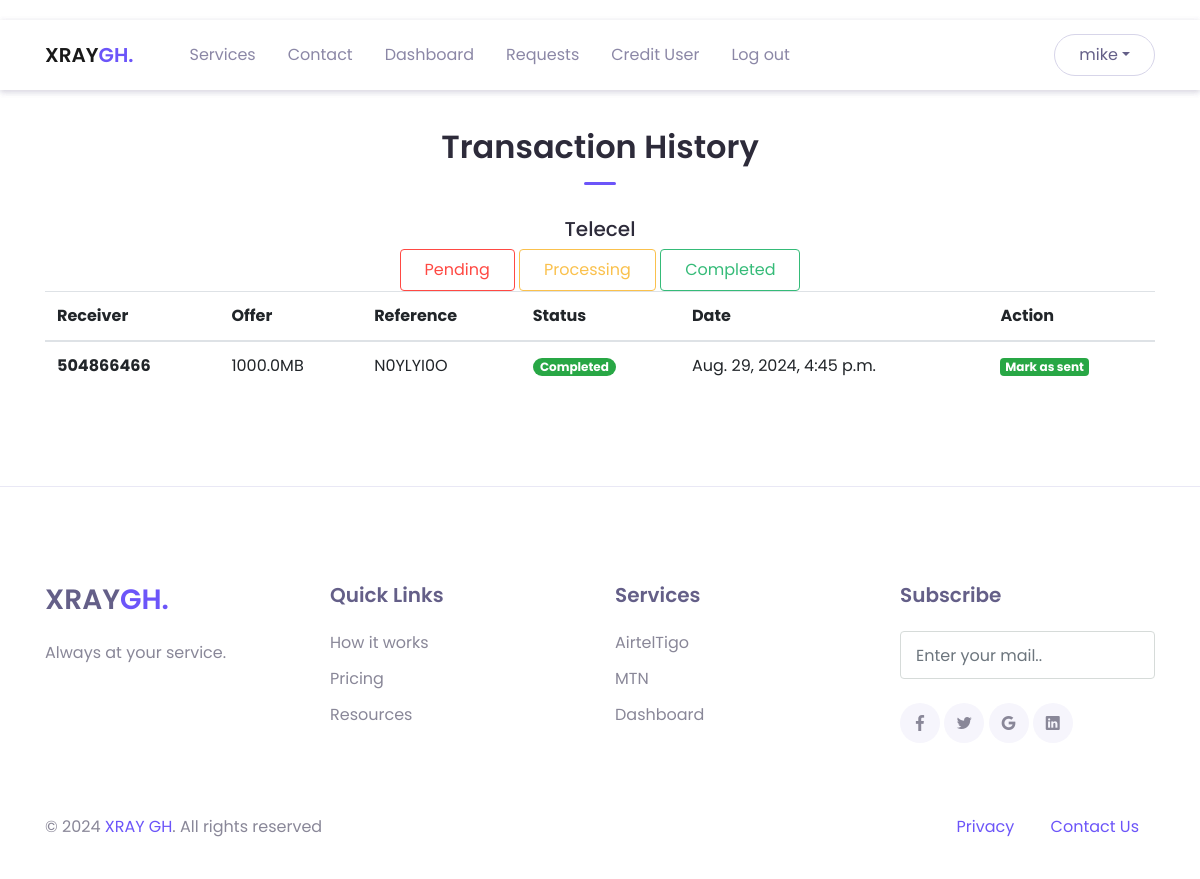
The app's page /voda_admin/Completed (signed in) with its own data.
### intel_app/models.py (models this page shows, shortened)
class CustomUser(AbstractUser):
    first_name = models.CharField(max_length=100, null=False, blank=False)
    last_name = models.CharField(max_length=100, null=False, blank=False)
    username = models.CharField(max_length=100, null=False, blank=False, unique=True)
    email = models.EmailField(max_length=250, null=False, blank=False)
    phone = models.PositiveIntegerField(null=True, blank=True)
    wallet = models.FloatField(null=True, blank=True, default=0.0)
    choices = (
        ("User", "User"),
        ("Agent", "Agent"),
        ("Super Agent", "Super Agent")
    )
    status = models.CharField(max_length=250, null=False, blank=False, choices=choices, default="User")
    password1 = models.CharField(max_length=100, null=False, blank=False)
    password2 = models.CharField(max_length=100, null=False, blank=False)
    def __str__(self):
        return self.username

class VodafoneTransaction(models.Model):
    user = models.ForeignKey(CustomUser, on_delete=models.CASCADE)
    bundle_number = models.BigIntegerField(null=False, blank=False)
    offer = models.CharField(max_length=250, null=False, blank=False)
    reference = models.CharField(max_length=250, null=False, blank=True)
    transaction_date = models.DateTimeField(auto_now_add=True)
    choices = (
        ("Pending", "Pending"),
        ("Completed", "Completed"),
        ("Processing", "Processing"),
        ("Failed", "Failed")
    )
    transaction_status = models.CharField(max_length=100, choices=choices, default="Pending")
    description = models.CharField(max_length=500, null=True, blank=True)

### intel_app/views.py (the view, shortened to what this page needs)
# urls.py: path('voda_admin/<str:status>', views.admin_voda_history, name='voda_admin'),
@login_required(login_url='login')
def admin_voda_history(request, status):
    if request.user.is_staff and request.user.is_superuser:
        all_txns = models.VodafoneTransaction.objects.filter(transaction_status=status).order_by('-transaction_date')[
                   :800]
        context = {'txns': all_txns, 'status': status}
        return render(request, "layouts/services/voda_admin.html", context=context)
    else:
        messages.error(request, "Access Denied")
        return redirect('voda_admin', status=status)

### intel_app/templates/layouts/services/voda_admin.html (shortened to what this page needs)
{% extends 'base.html' %}
  {% block content %}
  {% include 'inc/header.html' %}
  <header>
    {% include 'inc/header.html' %}
  </header>
  <main>
    <div class="page-section mt-5" id="services">
      <div class="container">
            <div class="text-center">
                <h2 class="title-section">Transaction History</h2>
                <div class="divider mx-auto"></div>
                <h5>Telecel</h5>
                <a class="btn btn-outline-danger" href="{% url 'voda_admin' status='Pending' %}">Pending</a>
                <a class="btn btn-outline-warning" href="{% url 'voda_admin' status='Processing' %}">Processing</a>
                <a class="btn btn-outline-success" href="{% url 'voda_admin' status='Completed' %}">Completed</a>
            </div>
            <div class="table-responsive">
                <table id="myTable" class="table">
                    <thead>
                    <tr>
                        <th scope="col">Receiver</th>
                        <th scope="col">Offer</th>
                        <th scope="col">Reference</th>
                        <th scope="col">Status</th>
                        <th scope="col">Date</th>
                        <th scope="col">Action</th>
                    </tr>
                    </thead>
                    <tbody>
                    {% for txn in txns %}
                        <tr>
                            <th scope="row">{{txn.bundle_number}}</th>
                            <td>{{txn.offer}}</td>
                            <td>{{txn.reference}}</td>
                            {% if txn.transaction_status == "Completed" %}
                            <td><span class="badge badge-pill badge-success me-1">{{txn.transaction_status}}</span></td>
                            {% else %}
                            <td><span class="badge badge-pill badge-danger me-1">{{txn.transaction_status}}</span></td>
                            {% endif %}
                            <td>{{txn.transaction_date}}</td>
                            <td><a href="{% url 'voda_mark_as_sent' pk=txn.id %}" class="badge badge-success">Mark as sent</a></td>
                        </tr>
                    {% endfor %}
                    </tbody>
                </table>
            </div>
      </div>
  </div>
  </main>
  {% include 'inc/footer.html' %}
{% endblock %}

### intel_app/templates/inc/header.html (shortened to what this page needs)
  <nav class="navbar navbar-expand-lg navbar-light navbar-float">
    <div class="container">
      <a href="{% url 'home' %}" class="navbar-brand">XRAY<span class="text-primary">GH.</span></a>
      <div class="navbar-collapse collapse" id="navbarContent">
        <ul class="navbar-nav ml-lg-4 pt-3 pt-lg-0">
          <li class="nav-item">
            <a href="{% url 'services' %}" class="nav-link">Services</a>
          </li>
          <li class="nav-item">
            <a href="mailto:xraycustomercare@gmail.com" class="nav-link">Contact</a>
          </li>
          {% if request.user.is_authenticated %}
          <li class="nav-item">
            <a href="{% url 'history' %}" class="nav-link">Dashboard</a>
          </li>
          {% if request.user.is_superuser %}
          <li class="nav-item">
            <a href="{% url 'topup_list' %}" class="nav-link">Requests</a>
          </li>
          <li class="nav-item">
            <a href="{% url 'credit_user' %}" class="nav-link">Credit User</a>
          </li>
          {% endif %}
          <li class="nav-item">
            <a href="{% url 'logout' %}" class="nav-link">Log out</a>
          </li>
          {% endif %}
        </ul>
        {% if request.user.is_authenticated %}
        <div class="ml-auto">
          <div class="dropdown">
          <button href="#" class="btn btn-outline rounded-pill dropdown-toggle" data-toggle="dropdown" aria-expanded="false">{{request.user}}</button>
          </div>
        </div>
        {% endif %}
      </div>
    </div>
  </nav>

### intel_app/static/assets/css/theme.css (style rules this page uses)
:root { --primary: #6C55F9; --accent: #FF3D85; --secondary: #645F88; --success: #35bb78; --info: #05B4E1; --warning: #FAC14D; --danger: #FF4943; --grey: #B4B2C5; --dark: #2D2B3A; --light: #F6F5FC; }
body { font-family: "Poppins", sans-serif; line-height: 1.5; color: #2D2B3A; }
a { color: #6C55F9; text-decoration: none; background-color: transparent; }
.text-primary { color: #6C55F9 !important; }
.btn { transition: all .2s ease; }
.btn-outline { border-color: #D7D5E9; color: #645F88; }
.btn-outline-success { color: #35bb78; border-color: #35bb78; }
.btn-outline-warning { color: #FAC14D; border-color: #FAC14D; }
.btn-outline-danger { color: #FF4943; border-color: #FF4943; }
.btn { padding: 8px 24px; }
.navbar { min-height: 70px; z-index: 1000; }
.navbar-float { position: absolute; top: 20px; left: 0; width: 100%; background-color: #fff; box-shadow: 0 2px 6px rgba(100, 95, 136, 0.15); z-index: 1070; }
.navbar-brand { font-weight: 600; padding-top: 10px; padding-bottom: 10px; }
.navbar-nav { margin-top: 10px; border-top: 1px solid #e4e7ee; flex-shrink: 0; }
.navbar-nav .nav-link { transition: all .2s ease; }
.navbar-light .navbar-nav .nav-link { color: rgba(100, 95, 136, 0.75); }
@media (min-width: 992px) { .navbar-expand-lg .navbar-nav { margin-top: 0; border-top: none; } }
@media (min-width: 992px) { .navbar-expand-lg .navbar-nav .nav-link { padding-right: 16px; padding-left: 16px; } }
@media (min-width: 992px) { .navbar-expand-lg .navbar-nav { align-items: center; } }
.page-section { position: relative; padding-top: 80px; padding-bottom: 80px; background-color: #fff; overflow: hidden; }
.title-section { max-width: 450px; color: #2D2B3A; font-weight: 600; }
.text-center .title-section { margin-left: auto; margin-right: auto; }
.divider { display: block; margin-top: 16px; margin-bottom: 32px; width: 32px; height: 3px; border-radius: 40px; background-color: #6C55F9; }

### records on screen
CustomUser: user "mike"
VodafoneTransaction: bundle_number "504866466", offer "1000.0MB", reference "N0YLYI0O", transaction_status "Completed", transaction_date "Aug. 29, 2024, 4:45 p.m."
